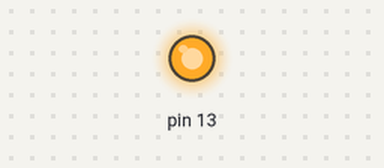
A sketch run on a simulated Arduino Uno, built with avr-gcc and run on an emulated ATmega328P. Parts: output pins drawn as LEDs (lit = HIGH).

Above: at 0.5 s.
At 9.0 s:
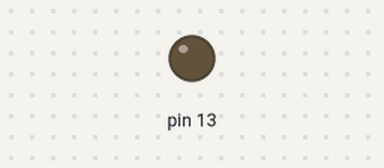
Timing chart, 0 to 9.8 s (numbered marks = the images above):
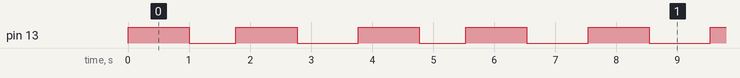

The sketch:

arduino_core.ino
```cpp
/*
 * Arduino core learning
 * mohammed sayed hemed
*/
extern volatile unsigned long timer0_millis  ;
void setup() {
  DDRB |= 1<<5 ;

}

void loop() {

/*simple blink led 13 code - size = 486 bytes*/
volatile unsigned int x = 60000 ;   // write volatile to prevent optimization
bitSet (PINB , 5) ;       // use PIN register to flip the state of output
/* delay manually */
for (;--x;) ;
// another way to dalay :
while (timer0_millis < 1000) ;  // wait 1 sec
timer0_millis =  0 ;           // reset timer 0

}
```

Measured:
- by itself, pin 13: moves between LOW and HIGH, repeating every 7.5 s
- by itself, everything shown: repeats every 7.5 s, in 8 steps
